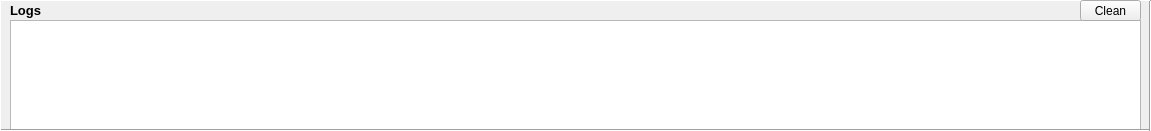
   <widget class="QWidget" name="widget_37" native="true">
    <property name="geometry">
     <rect>
      <x>0</x>
      <y>770</y>
      <width>1151</width>
      <height>131</height>
     </rect>
    </property>
    <widget class="QPlainTextEdit" name="logs_plain_text">
     <property name="geometry">
      <rect>
       <x>10</x>
       <y>20</y>
       <width>1131</width>
       <height>111</height>
      </rect>
     </property>
     <property name="readOnly">
      <bool>true</bool>
     </property>
    </widget>
    <widget class="QLabel" name="label_2">
     <property name="geometry">
      <rect>
       <x>10</x>
       <y>0</y>
       <width>71</width>
       <height>20</height>
      </rect>
     </property>
     <property name="font">
      <font>
       <pointsize>10</pointsize>
       <weight>75</weight>
       <bold>true</bold>
      </font>
     </property>
     <property name="text">
      <string>Logs</string>
     </property>
    </widget>
    <widget class="Line" name="line_42">
     <property name="geometry">
      <rect>
       <x>0</x>
       <y>120</y>
       <width>1151</width>
       <height>21</height>
      </rect>
     </property>
     <property name="orientation">
      <enum>Qt::Horizontal</enum>
     </property>
    </widget>
    <widget class="Line" name="line_43">
     <property name="geometry">
      <rect>
       <x>1140</x>
       <y>0</y>
       <width>20</width>
       <height>131</height>
      </rect>
     </property>
     <property name="orientation">
      <enum>Qt::Vertical</enum>
     </property>
    </widget>
    <widget class="Line" name="line_44">
     <property name="geometry">
      <rect>
       <x>-10</x>
       <y>0</y>
       <width>20</width>
       <height>131</height>
      </rect>
     </property>
     <property name="orientation">
      <enum>Qt::Vertical</enum>
     </property>
    </widget>
    <widget class="Line" name="line_45">
     <property name="geometry">
      <rect>
       <x>0</x>
       <y>-10</y>
       <width>1151</width>
       <height>21</height>
      </rect>
     </property>
     <property name="orientation">
      <enum>Qt::Horizontal</enum>
     </property>
    </widget>
    <widget class="QPushButton" name="clean_log_butt">
     <property name="geometry">
      <rect>
       <x>1080</x>
       <y>0</y>
       <width>61</width>
       <height>21</height>
      </rect>
     </property>
     <property name="text">
      <string>Clean</string>
     </property>
    </widget>
   </widget>
